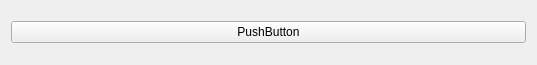
<?xml version="1.0" encoding="UTF-8"?>
<ui version="4.0">
 <class>Widget</class>
 <widget class="QWidget" name="Widget">
  <property name="geometry">
   <rect>
    <x>0</x>
    <y>0</y>
    <width>537</width>
    <height>65</height>
   </rect>
  </property>
  <property name="windowTitle">
   <string>Widget</string>
  </property>
  <layout class="QVBoxLayout" name="verticalLayout">
   <item>
    <widget class="QPushButton" name="showInfoButton">
     <property name="text">
      <string>PushButton</string>
     </property>
    </widget>
   </item>
  </layout>
 </widget>
 <resources/>
 <connections/>
</ui>
